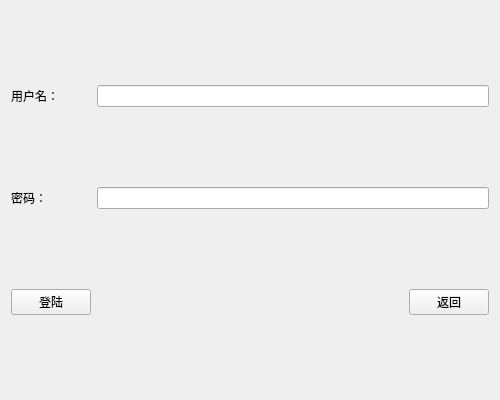
<?xml version="1.0" encoding="UTF-8"?>
<ui version="4.0">
 <class>EnterWindow</class>
 <widget class="QWidget" name="EnterWindow">
  <property name="geometry">
   <rect>
    <x>0</x>
    <y>0</y>
    <width>500</width>
    <height>400</height>
   </rect>
  </property>
  <property name="windowTitle">
   <string>Form</string>
  </property>
  <layout class="QGridLayout" name="gridLayout">
   <item row="0" column="0">
    <widget class="QLabel" name="label">
     <property name="text">
      <string>用户名：</string>
     </property>
    </widget>
   </item>
   <item row="1" column="0">
    <widget class="QLabel" name="label_2">
     <property name="text">
      <string>密码：</string>
     </property>
    </widget>
   </item>
   <item row="1" column="1" colspan="2">
    <widget class="QLineEdit" name="lineEditPswd"/>
   </item>
   <item row="2" column="0">
    <widget class="QPushButton" name="ButtonLand">
     <property name="text">
      <string>登陆</string>
     </property>
    </widget>
   </item>
   <item row="2" column="1">
    <spacer name="horizontalSpacer">
     <property name="orientation">
      <enum>Qt::Horizontal</enum>
     </property>
     <property name="sizeHint" stdset="0">
      <size>
       <width>275</width>
       <height>20</height>
      </size>
     </property>
    </spacer>
   </item>
   <item row="2" column="2">
    <widget class="QPushButton" name="ButtonBack">
     <property name="text">
      <string>返回</string>
     </property>
    </widget>
   </item>
   <item row="0" column="1" colspan="2">
    <widget class="QLineEdit" name="EditID"/>
   </item>
  </layout>
 </widget>
 <resources/>
 <connections/>
</ui>
